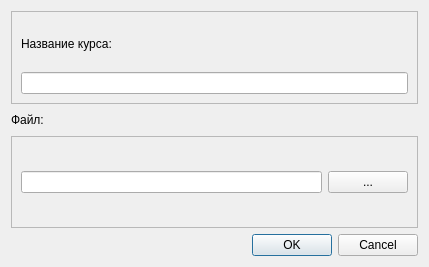
<?xml version="1.0" encoding="UTF-8"?>
<ui version="4.0">
 <class>newKursDialog</class>
 <widget class="QDialog" name="newKursDialog">
  <property name="geometry">
   <rect>
    <x>0</x>
    <y>0</y>
    <width>429</width>
    <height>267</height>
   </rect>
  </property>
  <property name="windowTitle">
   <string>Новый курс</string>
  </property>
  <layout class="QVBoxLayout" name="verticalLayout">
   <item>
    <widget class="QFrame" name="frame">
     <property name="frameShape">
      <enum>QFrame::StyledPanel</enum>
     </property>
     <property name="frameShadow">
      <enum>QFrame::Raised</enum>
     </property>
     <layout class="QVBoxLayout" name="verticalLayout_2">
      <item>
       <widget class="QLabel" name="label">
        <property name="text">
         <string>Название курса:</string>
        </property>
       </widget>
      </item>
      <item>
       <widget class="QLineEdit" name="nameEdit"/>
      </item>
     </layout>
    </widget>
   </item>
   <item>
    <widget class="QLabel" name="label_2">
     <property name="maximumSize">
      <size>
       <width>16777215</width>
       <height>20</height>
      </size>
     </property>
     <property name="text">
      <string>Файл:</string>
     </property>
    </widget>
   </item>
   <item>
    <widget class="QFrame" name="frame_2">
     <property name="frameShape">
      <enum>QFrame::StyledPanel</enum>
     </property>
     <property name="frameShadow">
      <enum>QFrame::Raised</enum>
     </property>
     <layout class="QHBoxLayout" name="horizontalLayout">
      <item>
       <widget class="QLineEdit" name="fileEdit"/>
      </item>
      <item>
       <widget class="QPushButton" name="fileButt">
        <property name="text">
         <string>...</string>
        </property>
       </widget>
      </item>
     </layout>
    </widget>
   </item>
   <item>
    <widget class="QDialogButtonBox" name="buttonBox">
     <property name="orientation">
      <enum>Qt::Horizontal</enum>
     </property>
     <property name="standardButtons">
      <set>QDialogButtonBox::Cancel|QDialogButtonBox::Ok</set>
     </property>
    </widget>
   </item>
  </layout>
 </widget>
 <resources/>
 <connections>
  <connection>
   <sender>buttonBox</sender>
   <signal>accepted()</signal>
   <receiver>newKursDialog</receiver>
   <slot>accept()</slot>
   <hints>
    <hint type="sourcelabel">
     <x>248</x>
     <y>254</y>
    </hint>
    <hint type="destinationlabel">
     <x>157</x>
     <y>274</y>
    </hint>
   </hints>
  </connection>
  <connection>
   <sender>buttonBox</sender>
   <signal>rejected()</signal>
   <receiver>newKursDialog</receiver>
   <slot>reject()</slot>
   <hints>
    <hint type="sourcelabel">
     <x>316</x>
     <y>260</y>
    </hint>
    <hint type="destinationlabel">
     <x>286</x>
     <y>274</y>
    </hint>
   </hints>
  </connection>
 </connections>
</ui>
